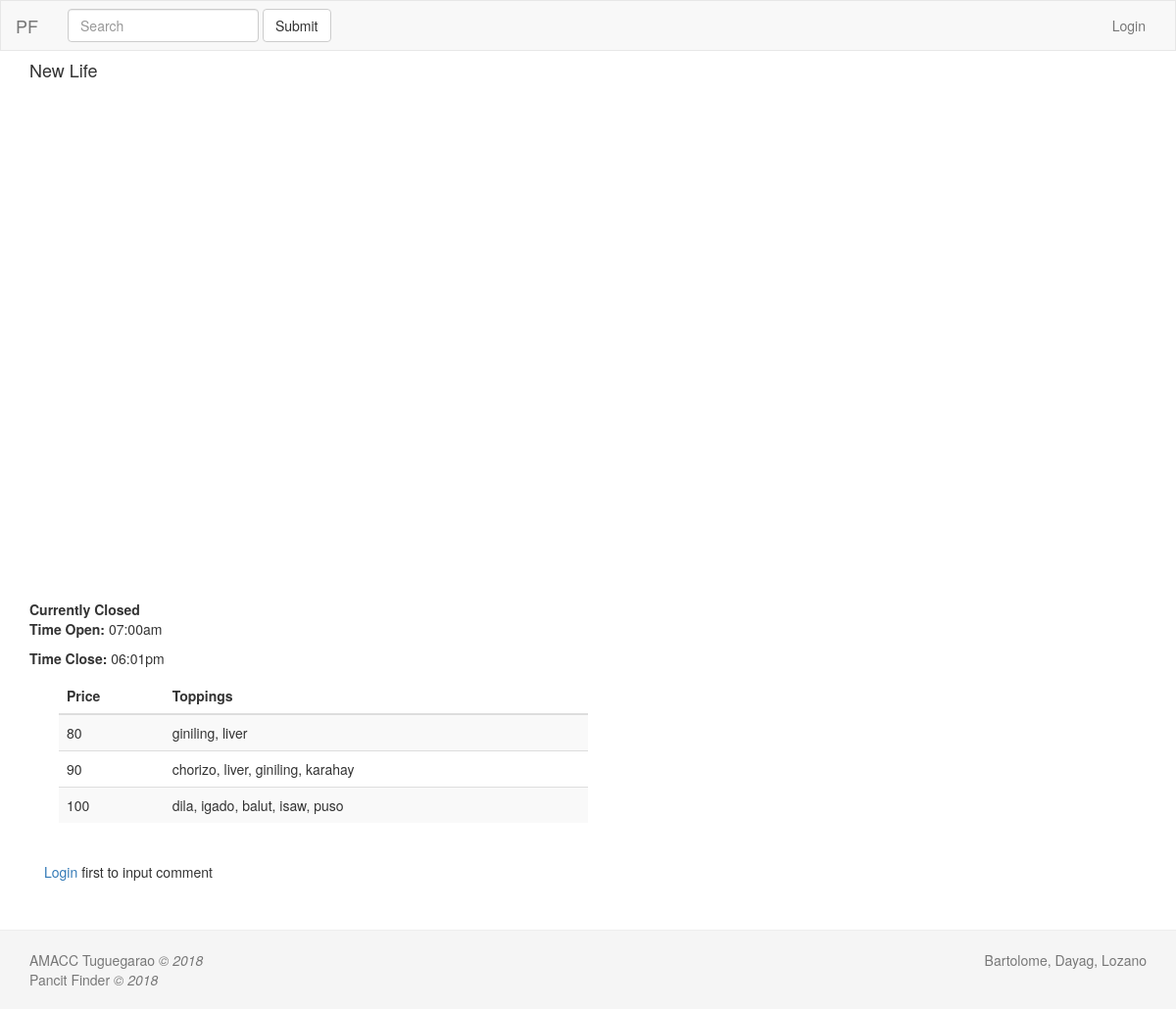
Page /pview/12 on the committed database.
### tables this page shows
CREATE TABLE `tbl_pancit` (
  `p_id` int(4) NOT NULL,
  `p_name` varchar(256) NOT NULL,
  `p_imgLoc` varchar(256) NOT NULL,
  `p_loc` varchar(256) NOT NULL,
  `p_lat` varchar(256) NOT NULL,
  `p_lng` varchar(256) NOT NULL,
  `p_oTime` time NOT NULL,
  `p_cTime` time NOT NULL
);

CREATE TABLE `tbl_pprice` (
  `pp_id` int(4) NOT NULL,
  `pp_price` varchar(5) NOT NULL,
  `pp_topps` longtext NOT NULL,
  `p_id` int(4) NOT NULL
);

### application/controllers/Pancit.php (called while the page is built, shortened)
<?php
class Pancit extends CI_Controller{
	public function __construct(){
		$this->load->database();
		$this->load->model('pancit_model');
		$this->load->helper('url_helper');
	}
	public function pview($p_id){
		if ($p_id) {
			$data['pancits'] = $this->pancit_model->get_pancit($p_id);
			$data['pprices'] = $this->pancit_model->get_pprice($p_id);
			if ($data['pancits'] && $data['pprices']) {
				$data['title'] = $data['pancits']['p_name'] . '|Pancit Finder';
				$data['devs'] = DEV_NAME;
				$this->load->view('templates/head', $data);
				$this->load->view('templates/nav', $data);
				$this->load->view('pancit/pview',$data);
				$this->load->view('templates/footer', $data);
				$this->load->view('templates/tail', $data);
			}
			else{
				show_404();
			}
		}
		else{
			$this->index();
		}
	}
}
 ?>

### index.php (called while the page is built, shortened)
<?php
require_once BASEPATH.'core/CodeIgniter.php';

### application/models/pancit_model.php (called while the page is built, shortened)
<?php
class Pancit_model extends CI_Model{
	public function get_pancit($id = null){
		if($id===null){
			$rs = $this->db->get('tbl_pancit');
				return $rs->result_array();
		}
		else{
			$rs = $this->db->get_where('tbl_pancit', array('p_id' =>$id));
			return $rs->row_array();
		}
	}
	public function get_pprice($id = null){
		if(!($id===null)){
			$rs = $this->db->get_where('tbl_pprice', array('p_id' =>$id));
			return $rs->result_array();
		}
	}
}
?>

### application/views/pancit/pview.php (the view, shortened to what this page needs)
<div class="main">
<div class="container">
<?php
	extract($pancits);
	echo '<h4>'.$pancits['p_name'].'</h4>';
?>
	<div name="pmap" id="map" style="height: 480px;width: 100%"></div>
	<br><br>
<?php
	$status = 'Closed';
    echo "<b>Currently $status</b>";
	echo '
		<p><b>Time Open: </b>'.date('h:ia', strtotime($pancits['p_oTime'])).'</p>
		<p><b>Time Close: </b>'.date('h:ia', strtotime($pancits['p_cTime'])).'</p>
	';
 ?>
<div class="container">
<div class="table-responsive col col-md-6">
<table class="table table-striped">
    <thead>
      <tr>
        <th>Price</th>
        <th>Toppings</th>
      </tr>
    </thead>
    <tbody>
    <?php
    	foreach($pprices as $pprice){
    	echo '
    	<tr>
        <td>'.$pprice['pp_price'].'</td>
        <td>'.$pprice['pp_topps'].'</td>
      	</tr>';
      	}
    ?>
    </tbody>
</table>
</div>
</div>
<br>
<div class="container" id="commentDiv">
  <?php if(isset($_SESSION['user_session'])){
    echo '<form method="POST" id="comment_form">
          <div class="form-group">
           <textarea name="comment_content" id="comment_content" class="form-control" placeholder="Enter Comment" rows="5" minlength="1" maxlength="1000" required></textarea>
          </div>
          <div class="form-group">
           <input type="submit" name="submit" id="submit" class="btn btn-info" value="Submit" />
          </div>
          '.validation_errors().'
        </form>
        ';
  }
  elseif(isset($_SESSION['admin_session'])){
  }
  else{
    echo '<p><a href="'.base_url('login').'">Login</a> first to input comment</p>';
  }
  ?>
   <br />
</div>
</div>
<br><br>

### css/style.css (style rules this page uses)
html { position: relative; min-height: 100%; }
body { margin-bottom: 60px; display: block; }

### application/views/pancit/pview.php (style rules this page uses)
body { display: flex; min-height: 100vh; flex-direction: column; }

### rows in the picture
tbl_pancit: p_name "New Life", p_oTime "07:00am", p_cTime "06:01pm"
tbl_pprice: pp_price "80", pp_topps "giniling, liver"
tbl_pprice: pp_price "90", pp_topps "chorizo, liver, giniling, karahay"
tbl_pprice: pp_price "100", pp_topps "dila, igado, balut, isaw, puso"

### other values in the picture
$status "Closed"
$devs "Bartolome, Dayag, Lozano"
